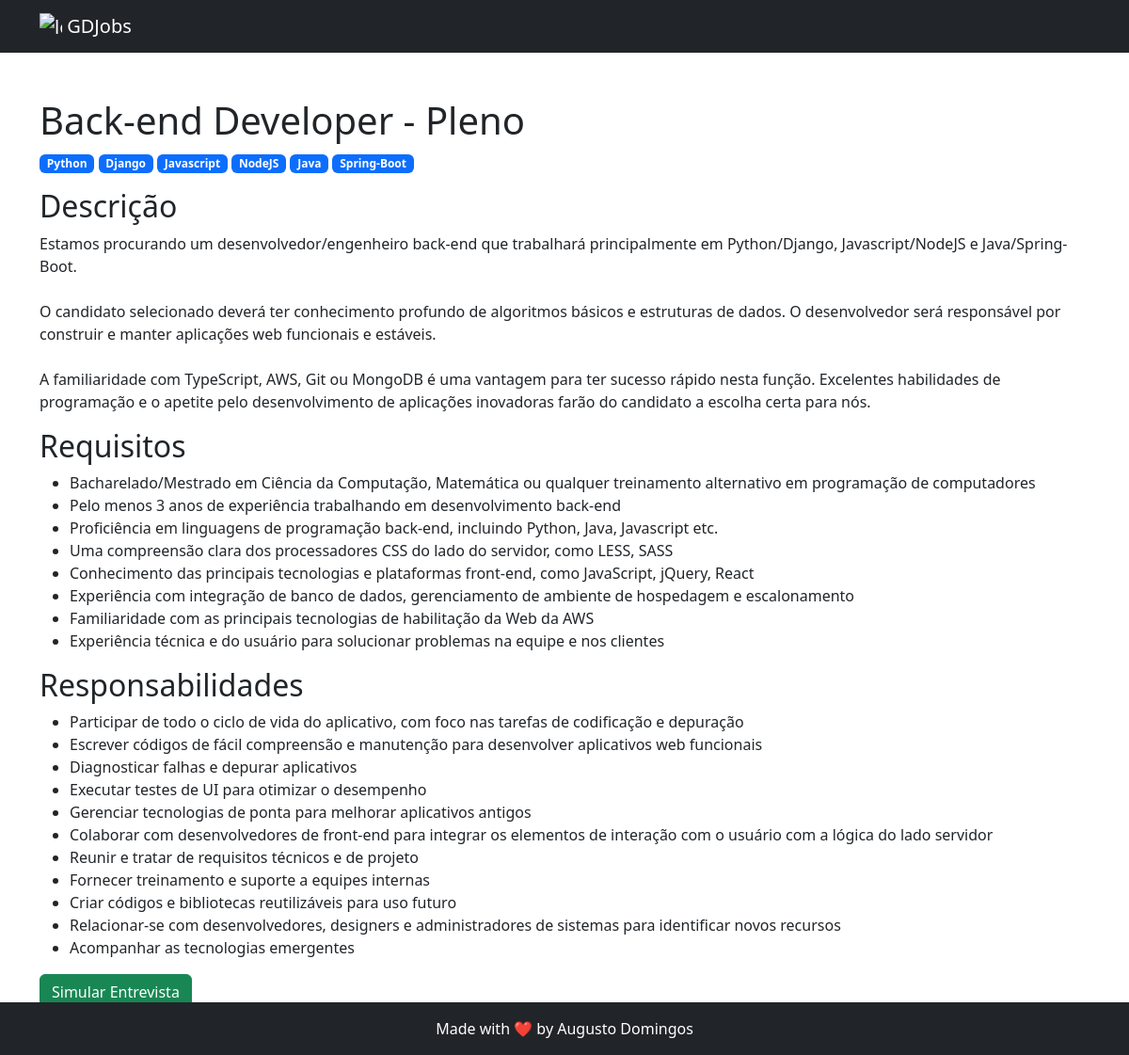
Page /jobs/1/ on the committed database.
### jobs/models.py (models this page shows, shortened)
class Job(models.Model):
    LEVEL_CHOICES = (
        ("jr", "Júnior"),
        ("pl", "Pleno"),
        ("sr", "Sênior")
    )
    title = models.CharField(max_length=150)
    description = models.TextField()
    requirements = models.TextField()
    responsibilities = models.TextField()
    level = models.CharField(max_length=2, choices=LEVEL_CHOICES)
    skills = models.ManyToManyField("jobs.Skill", related_name="jobs")
    def requirements_list(self):
        return self.requirements.split("\n")
    def responsibilities_list(self):
        return self.responsibilities.split("\n")

class Skill(models.Model):
    title = models.CharField(max_length=100, unique=True, blank=False, null=False)

### jobs/views.py (the view)
# urls.py: path('<int:pk>/', detail_job, name='details'),
def detail_job(request, pk):
    job = get_object_or_404(Job, pk=pk)
    context = {
        "page_title": job.title,
        "job": job
    }
    return render(request, "jobs/details.html", context)

### jobs/templates/jobs/details.html (shortened to what this page needs)
{% extends 'base.html' %}
{% block content %}
    <h1>{{ page_title }} - {{ job.get_level_display }}</h1>
    <div>
        {% for skill in job.skills.all %}
        <span class="badge text-bg-primary">{{ skill.title }}</span>
        {% endfor %}
    </div>
    <h2 class="mt-3">Descrição</h2>
    <p>{{ job.description|linebreaksbr }}</p>
    <h2 class="mt-3">Requisitos</h2>
    <ul>
        {% for requirement in job.requirements_list %}
            <li>{{ requirement }}</li>
        {% endfor %}
    </ul>
    <h2 class="mt-3">Responsabilidades</h2>
    <ul>
        {% for responsibility in job.responsibilities_list %}
            <li>{{ responsibility }}</li>
        {% endfor %}
    </ul>
    <form action="{% url 'interviews:create' job_pk=job.pk %}" method="POST">
        <button type="submit" class="btn btn-success">Simular Entrevista</button>
    </form>
{% endblock content %}

### rows in the picture
Job: title "Back-end Developer", level "Pleno", description "Estamos procurando um desenvolvedor/engenheiro back-end que trabalhará principalmente em Python/Django, Javascript/NodeJS e Java/Spring-Boot. O candidato selecionado deverá ter conhecimento profundo de algoritmos básicos e estruturas de dados. O desenvolvedor será responsável por construir e manter aplicações web funcionais e estáveis. A familiaridade com TypeScript, AWS, Git ou MongoDB é uma vantagem para ter sucesso rápido nesta função. Excelentes habilidades de programação e o apetite pelo desenvolvimento de aplicações inovadoras farão do candidato a escolha certa para nós."
Skill: title "Python"
Skill: title "Django"
Skill: title "Javascript"
Skill: title "NodeJS"
Skill: title "Java"
Skill: title "Spring-Boot"

### other values in the picture
{{ requirement }} "Bacharelado/Mestrado em Ciência da Computação, Matemática ou qualquer treinamento alternativo em programação de computadores" "Pelo menos 3 anos de experiência trabalhando em desenvolvimento back-end" "Proficiência em linguagens de programação back-end, incluindo Python, Java, Javascript etc." "Uma compreensão clara dos processadores CSS do lado do servidor, como LESS, SASS" "Conhecimento das principais tecnologias e plataformas front-end, como JavaScript, jQuery, React" "Experiência com integração de banco de dados, gerenciamento de ambiente de hospedagem e escalonamento" "Familiaridade com as principais tecnologias de habilitação da Web da AWS" "Experiência técnica e do usuário para solucionar problemas na equipe e nos clientes"
{{ responsibility }} "Participar de todo o ciclo de vida do aplicativo, com foco nas tarefas de codificação e depuração" "Escrever códigos de fácil compreensão e manutenção para desenvolver aplicativos web funcionais" "Diagnosticar falhas e depurar aplicativos" "Executar testes de UI para otimizar o desempenho" "Gerenciar tecnologias de ponta para melhorar aplicativos antigos" "Colaborar com desenvolvedores de front-end para integrar os elementos de interação com o usuário com a lógica do lado servidor" "Reunir e tratar de requisitos técnicos e de projeto" "Fornecer treinamento e suporte a equipes internas" "Criar códigos e bibliotecas reutilizáveis para uso futuro" "Relacionar-se com desenvolvedores, designers e administradores de sistemas para identificar novos recursos" "Acompanhar as tecnologias emergentes"
